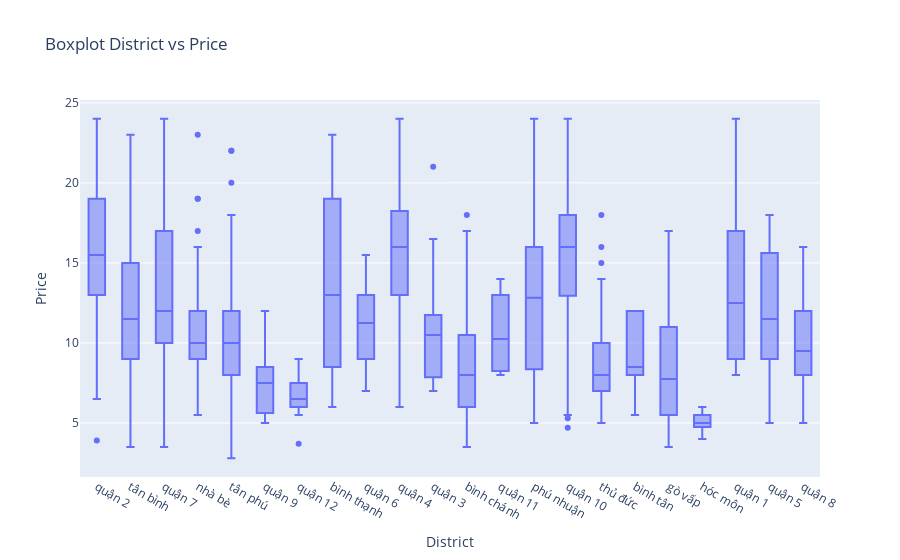

The notebook cell this image was saved under:
### Code cell
fig = px.box(
  df_modified,
  x = 'District',
  y = 'Price',
  title = 'Boxplot District vs Price'      
)

fig.show()

### Figure 1 — Plotly figure (JSON) as saved in the notebook; plotly's stock layout.template omitted (floating-point values rounded to 4 significant figures; data arrays with more than 128 entries replaced by an {"elided": "..."} marker saying what was removed)
{"data": [{"alignmentgroup": "True", "hovertemplate": "District=%{x}<br>Price=%{y}<extra></extra>", "legendgroup": "", "marker": {"color": "#636efa"}, "name": "", "notched": false, "offsetgroup": "", "orientation": "v", "showlegend": false, "type": "box", "x": {"elided": "1747 str values"}, "x0": " ", "xaxis": "x", "y": {"elided": "1747 float values"}, "y0": " ", "yaxis": "y"}], "layout": {"boxmode": "group", "legend": {"tracegroupgap": 0}, "title": {"text": "Boxplot District vs Price"}, "xaxis": {"anchor": "y", "domain": [0, 1], "title": {"text": "District"}}, "yaxis": {"anchor": "x", "domain": [0, 1], "title": {"text": "Price"}}}}
